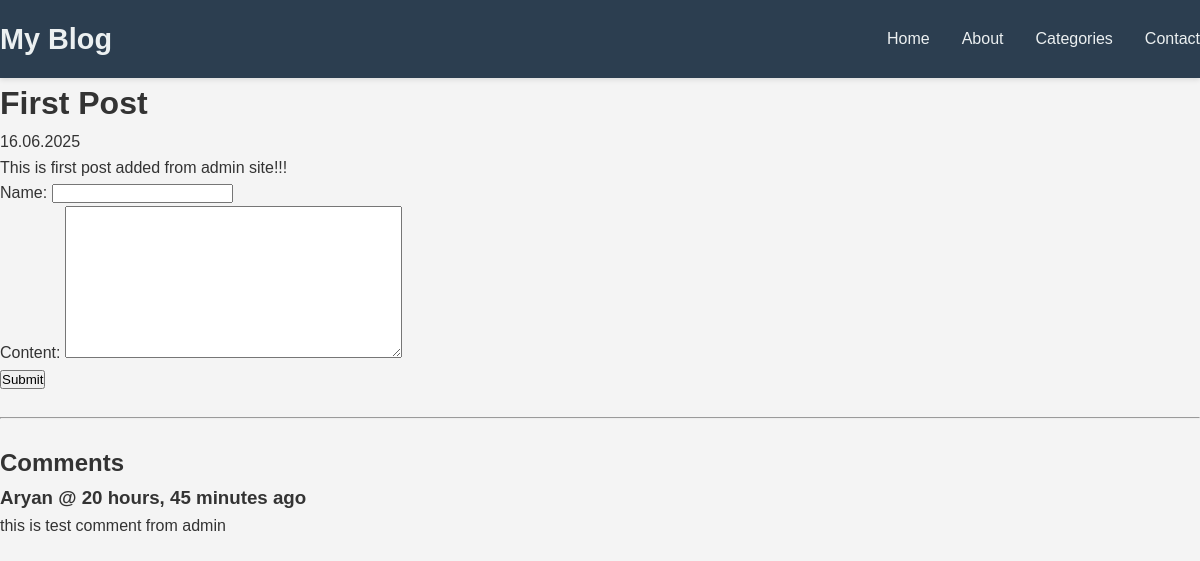
Screenshot of /first-post with the database file from the repository.
### blog/models.py (models this page shows, shortened)
class Post(models.Model):
    title = models.CharField(max_length=255)
    slug = models.SlugField()
    content = models.TextField()
    created_date = models.DateTimeField(auto_now_add=True)
    class Meta:
        ordering = ('-created_date',)

class Comment(models.Model):
    post = models.ForeignKey(Post, related_name='comments', on_delete=models.CASCADE)
    name = models.CharField(max_length=255)
    content = models.TextField()
    created_date = models.DateTimeField(auto_now_add=True)
    class Meta:
        ordering = ('-created_date',)

### blog/views.py (the view)
# urls.py: path('<slug:slug>', views.detail, name='detail'),
def detail(request, slug):
    post = get_object_or_404(Post, slug=slug)
    if request.method == 'POST':
        form = CommentForm(request.POST)
        if form.is_valid():
            comment = form.save(commit=False)
            comment.post = post
            comment.save() # Saved to the database
            return redirect('detail', slug=slug)
        else:
            print('Form not valid')
    else:
        form = CommentForm()
    return render(request, 'blog/detail.html', {
        'post': post,
        'form': form,
    })

### blog/forms.py
class CommentForm(ModelForm):
    class Meta:
        model = Comment
        fields = ['name', 'content']
    def __init__(self, *args, **kwargs):
        super().__init__(*args, **kwargs)
        self.fields['name'].widget.attrs.update({'class': 'bg-gray-100 border border-gray-300 rounded-md shadow-sm focus:ring-blue-500 focus:border-blue-500 block w-sm p-2.5'})
        self.fields['content'].widget.attrs.update({'class': 'bg-gray-100 border border-gray-300 rounded-md shadow-sm focus:ring-blue-500 focus:border-blue-500 block w-sm p-2.5'})

### blog/templates/blog/detail.html (shortened to what this page needs)
{% extends "blog/base.html" %}
{% block main %}
    <h1 class="text-3xl">{{post.title}}</h1>
    <span class="text-sm text-gray-500">{{post.created_date|date:'d.m.Y'}}</span>
    <div class="text-lg mt-6">
        {{post.content}}
    </div>
    <div class="mt-8">
        <form action="{% url 'detail' slug=post.slug %}" method='post'>
            {{ form.as_p }}
            <button class='py-4 px-8 bg-emerald-700 text-white rounded-md hover:bg-emerald-800 mt-4 '>Submit</button>
        </form>
    </div>
    <br><hr><br>
    {% if post.comments.all %}
        <h2 class="text-2xl">Comments</h2>
        {% for comment in post.comments.all %}
        <div class="py-4 px-6 bg-gray-100">
            <h3 class="font-bold">{{comment.name}} @ {{comment.created_date|timesince}} ago</h3>
            <p>{{comment.content}}</p>
        </div>
    {% endfor %}
    {% else %}
        <p class="text-gray-500">No comments yet.</p>
    {% endif %}
{% endblock main %}

### blog/static/blog/css/style.css (style rules this page uses)
* { margin: 0; padding: 0; box-sizing: border-box; }
body { font-family: 'Arial', sans-serif; line-height: 1.6; color: #333; background-color: #f4f4f4; }

### rows the page displays
Post: title "First Post", created_date "16.06.2025", content "This is first post added from admin site!!!"
Comment: name "Aryan", created_date "20 hours, 45 minutes", content "this is test comment from admin"
